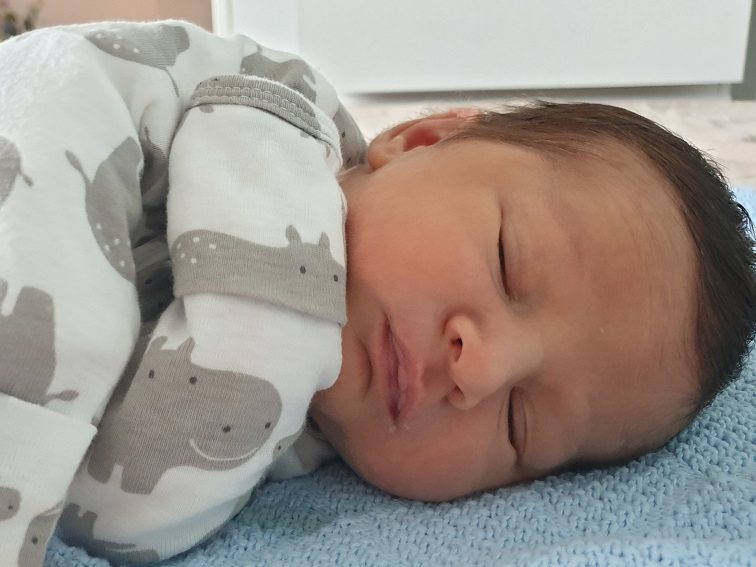
#> input picture baby.jpg, 756 x 567 px
$ python image.py
#> lines starting #> are read from the running program, lines starting #| are printed output that depends on the picture; after the words box and inside, x2 and y2 are one past the last pixel; in counts of white or black regions, pixels touching at a corner belong together
from PIL import Image, ImageOps
import numpy as np

# Load the image
image_path = "baby.jpg"  # Replace this with your image path
image = Image.open(image_path)
#> image is the input picture: PIL image 756x567 RGB; mean R, G, B 156, 146.5, 139

# Step 1: Print image dimensions and calculate compression rate
def calculate_compression_rate(image):
    width, height = image.size
#> width = 756; height = 567
    original_bits = width * height * 24  # 24 bits per pixel for RGB
#> original_bits = 10287648
    compressed_bits = len(np.array(image).tobytes()) * 8
#> compressed_bits = 10287648
    compression_rate = original_bits / compressed_bits
#> compression_rate = 1
    return width, height, compression_rate

width, height, compression_rate = calculate_compression_rate(image)
#> width = 756; height = 567; compression_rate = 1
print(f"Image Dimensions: {width}x{height}")
#| Image Dimensions: 756x567
print(f"Compression Rate: {compression_rate:.2f}")
#| Compression Rate: 1.00

# Step 2: Convert to YCbCr, brighten, and convert back to RGB
def brighten_image(image, increase_y=50):
#> called with increase_y = 50
    ycbcr_image = image.convert('YCbCr')
#> ycbcr_image: PIL image 756x567 YCbCr; mean of channels 0, 1, 2 148, 122.3, 133
    ycbcr_array = np.array(ycbcr_image, dtype=np.uint8)
    ycbcr_array[:, :, 0] = np.clip(ycbcr_array[:, :, 0] + increase_y, 0, 255)  # Increase Y
#> ycbcr_array: shape (567, 756, 3); mean of channels 0, 1, 2 150.2, 122.3, 133
    brightened_image = Image.fromarray(ycbcr_array, 'YCbCr').convert('RGB')
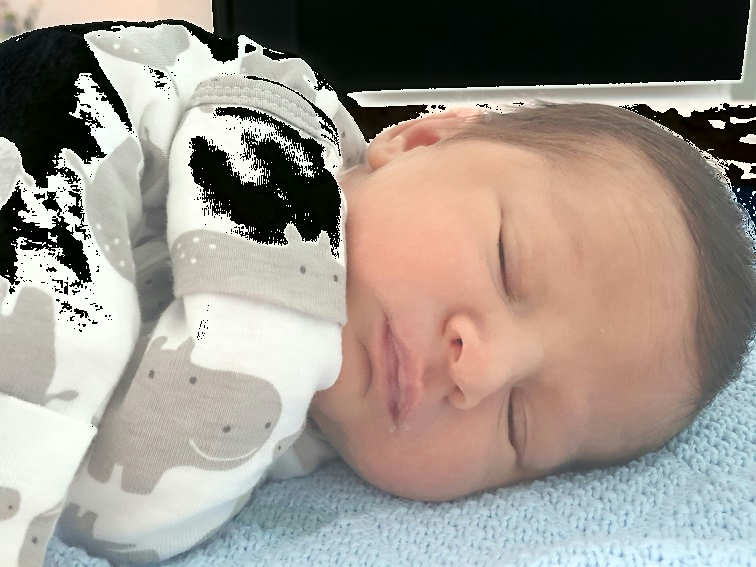
#> brightened_image: PIL image 756x567 RGB; mean R, G, B 156.8, 148.1, 139.7
    return brightened_image

brightened_image = brighten_image(image)
brightened_image.show()  # Displays the brightened image

# Step 3: Select red shades and set Cr values to zero
def remove_red_shades(image):
    ycbcr_image = image.convert('YCbCr')
    ycbcr_array = np.array(ycbcr_image, dtype=np.uint8)
    red_mask = (ycbcr_array[:, :, 1] > 140) & (ycbcr_array[:, :, 1] < 200)  # Example Cr range
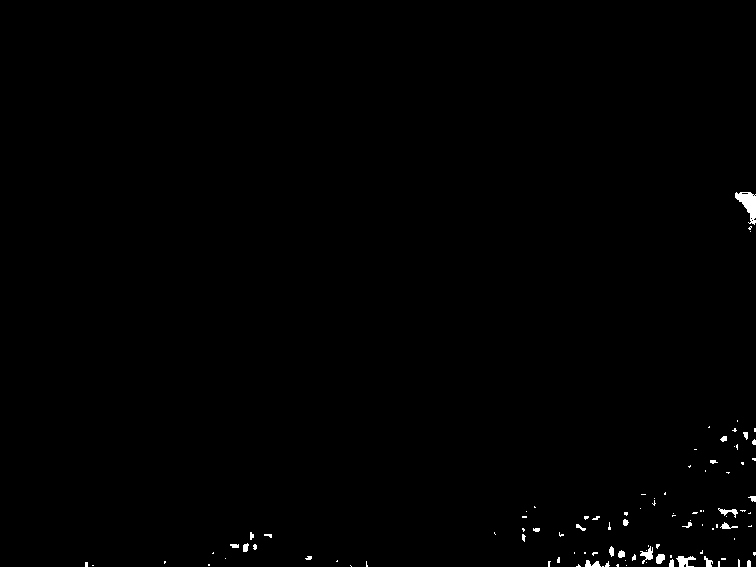
#> red_mask: shape (567, 756) bool; 0.46% white; 102 white regions (76 under 20 px), largest, box (x1, y1, x2, y2) and area: (735, 192, 756, 225) 358, (676, 556, 696, 567) 125, (640, 546, 653, 564) 105
    ycbcr_array[red_mask, 2] = 0  # Set Cr to zero
#> ycbcr_array: shape (567, 756, 3); mean of channels 0, 1, 2 148, 122.3, 132.5
    modified_image = Image.fromarray(ycbcr_array, 'YCbCr').convert('RGB')
    return modified_image

red_removed_image = remove_red_shades(image)
red_removed_image.show()  # Displays the image with red removed

# Step 4: Down-sample and up-sample Cb and Cr
def down_up_sample(image):
    ycbcr_image = image.convert('YCbCr')
    ycbcr_array = np.array(ycbcr_image, dtype=np.uint8)

    # Down-sample
    cb_downsampled = ycbcr_array[:, ::2, 1]  # Half the horizontal resolution
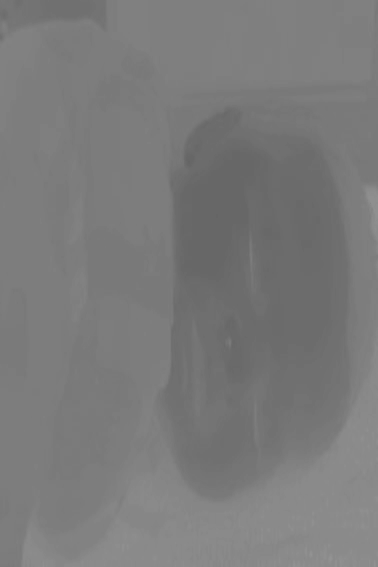
#> cb_downsampled: shape (567, 378); min 100, max 147, mean 122.3
    cr_downsampled = ycbcr_array[:, ::2, 2]
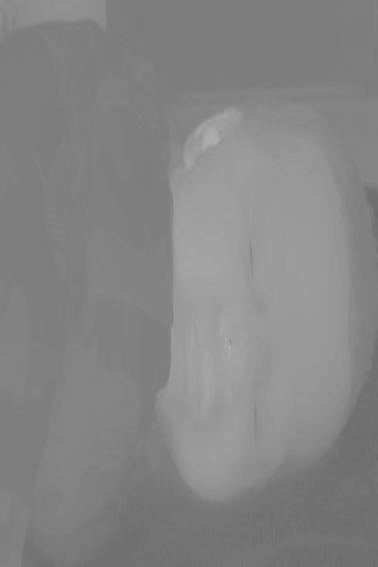
#> cr_downsampled: shape (567, 378); min 107, max 173, mean 133

    # Up-sample
    cb_upsampled = np.repeat(cb_downsampled, 2, axis=1)
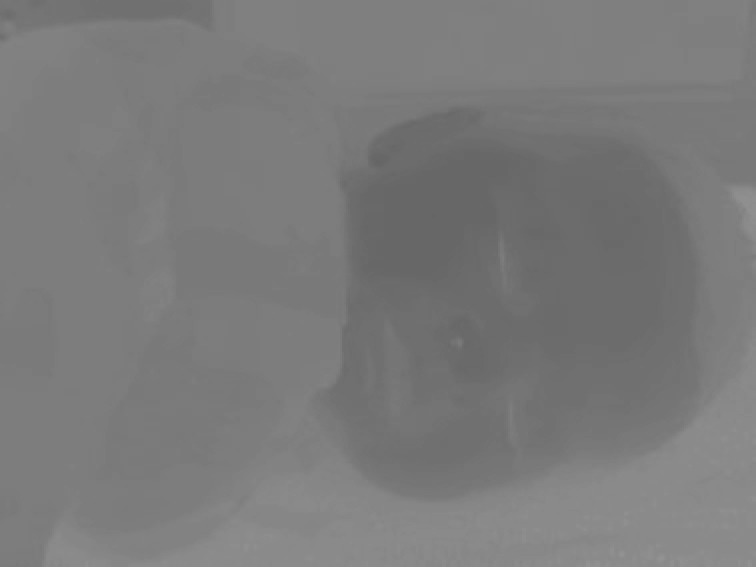
#> cb_upsampled: shape (567, 756); min 100, max 147, mean 122.3
    cr_upsampled = np.repeat(cr_downsampled, 2, axis=1)
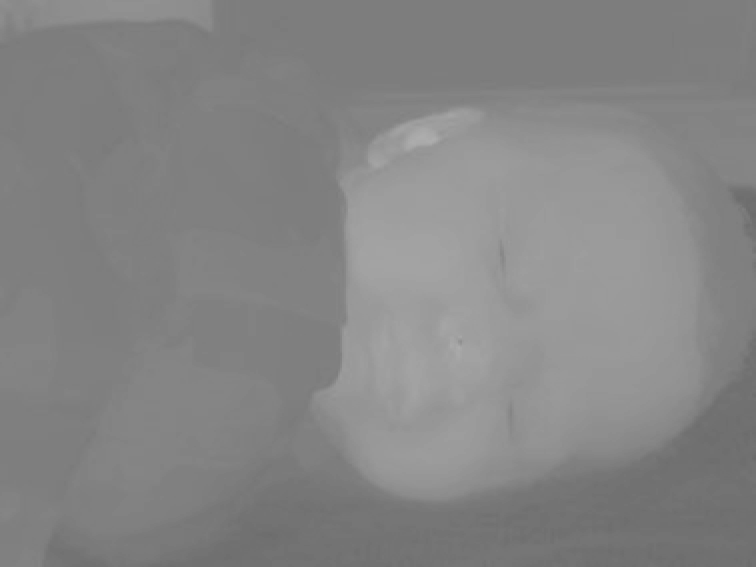
#> cr_upsampled: shape (567, 756); min 107, max 173, mean 133

    # Replace original Cb and Cr with up-sampled versions
    ycbcr_array[:, :, 1] = cb_upsampled
#> ycbcr_array: shape (567, 756, 3); mean of channels 0, 1, 2 148, 122.3, 133
    ycbcr_array[:, :, 2] = cr_upsampled
#> ycbcr_array: shape (567, 756, 3); mean of channels 0, 1, 2 148, 122.3, 133

    modified_image = Image.fromarray(ycbcr_array, 'YCbCr').convert('RGB')
    return modified_image

sampled_image = down_up_sample(image)
sampled_image.show()  # Displays the image after down/up-sampling Cb and Cr

# Step 5: Down-sample all components and observe quality change
def downsample_all_components(image):
    ycbcr_image = image.convert('YCbCr')
    ycbcr_array = np.array(ycbcr_image, dtype=np.uint8)

    # Down-sample all components
    y_downsampled = ycbcr_array[::2, ::2, 0]
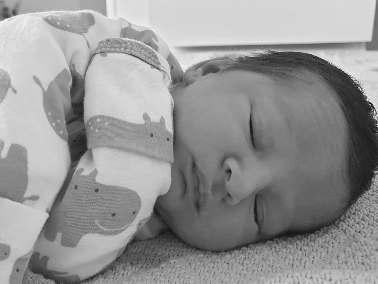
#> y_downsampled: shape (284, 378); min 15, max 249, mean 148
    cb_downsampled = ycbcr_array[::2, ::2, 1]
#> cb_downsampled: shape (284, 378)
    cr_downsampled = ycbcr_array[::2, ::2, 2]
#> cr_downsampled: shape (284, 378)

    # Up-sample all components
    y_upsampled = np.repeat(np.repeat(y_downsampled, 2, axis=0), 2, axis=1)
    cb_upsampled = np.repeat(np.repeat(cb_downsampled, 2, axis=0), 2, axis=1)
#> cb_upsampled: shape (568, 756)
    cr_upsampled = np.repeat(np.repeat(cr_downsampled, 2, axis=0), 2, axis=1)
#> cr_upsampled: shape (568, 756)

    ycbcr_array[:, :, 0] = y_upsampled[:ycbcr_array.shape[0], :ycbcr_array.shape[1]]
#> ycbcr_array: shape (567, 756, 3); mean of channels 0, 1, 2 148, 122.3, 133
    ycbcr_array[:, :, 1] = cb_upsampled[:ycbcr_array.shape[0], :ycbcr_array.shape[1]]
#> ycbcr_array: shape (567, 756, 3); mean of channels 0, 1, 2 148, 122.3, 133
    ycbcr_array[:, :, 2] = cr_upsampled[:ycbcr_array.shape[0], :ycbcr_array.shape[1]]
#> ycbcr_array: shape (567, 756, 3); mean of channels 0, 1, 2 148, 122.3, 133

    modified_image = Image.fromarray(ycbcr_array, 'YCbCr').convert('RGB')
    return modified_image

fully_sampled_image = downsample_all_components(image)
fully_sampled_image.show()  # Displays the image after down/up-sampling all components
